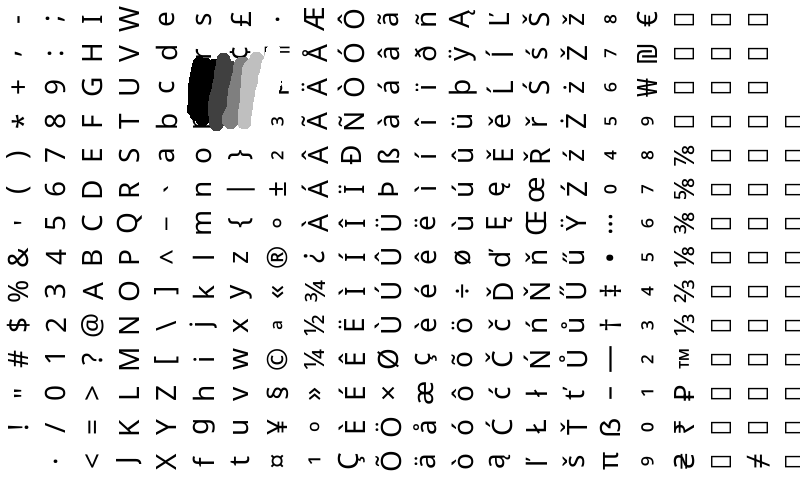
#> input picture scripts/images/test.png, 800 x 480 px
$ python quantize_to_5_gray.py images/test.png out.png
#> lines starting #> are read from the running program, lines starting #| are printed output that depends on the picture; after the words box and inside, x2 and y2 are one past the last pixel; in counts of white or black regions, pixels touching at a corner belong together
#> in main, img is the input picture: PIL image 800x480 RGBA; mean R, G, B, A 234.6, 234.6, 234.6, 255
#!/usr/bin/env python3
"""Quantize an image to 5 gray levels and save as PNG, plus two additional variants.

Usage examples:
  python scripts/quantize_to_5_gray.py "font test.png" out.png

Optional flags:
  --levels L1,L2,...  Comma-separated gray levels (0-255). Default: 255,192,128,64,0

Requires: Pillow (`pip install pillow`)
"""
import argparse
import os
from PIL import Image

DEFAULT_LEVELS = [255, 192, 128, 64, 0]


def parse_palette(s: str):
    parts = [p.strip() for p in s.split(",") if p.strip()]
    vals = []
    for p in parts:
        try:
            v = int(p)
        except ValueError:
            raise argparse.ArgumentTypeError(f"Invalid palette value: {p}")
        if not (0 <= v <= 255):
            raise argparse.ArgumentTypeError(f"Palette values must be 0-255: {p}")
        vals.append(v)
    if len(vals) < 2:
        raise argparse.ArgumentTypeError("Palette must contain at least 2 levels")
    return vals


def quantize_image(img: Image.Image, levels):
    # Ensure grayscale
    if img.mode in ("RGBA", "LA") or (img.mode == "P" and "transparency" in img.info):
        bg = Image.new("RGB", img.size, (255, 255, 255))
#> bg: PIL image 800x480 RGB; every value is 255
        bg.paste(img, mask=img.split()[-1])
        img = bg.convert("L")
#> img: PIL image 800x480 L
    else:
        img = img.convert("L")

    # Create lookup table mapping 0..255 -> nearest level
    n = len(levels)
    # If levels are not sorted, sort them to have monotonic mapping
    sorted_levels = sorted(levels)

    lut = [0] * 256
    for v in range(256):
        # Map v to index using rounding across the 0..255 range
        idx = int(round((v * (n - 1)) / 255.0))
        # Clamp and lookup
        if idx < 0:
            idx = 0
        elif idx >= n:
            idx = n - 1
        lut[v] = sorted_levels[idx]

    # Preserve exact black and white: if the original pixel is 0 or 255,
    # keep it exactly 0 or 255 regardless of the palette mapping.
    lut[0] = 0
    lut[255] = 255

    return img.point(lut)


def main():
    p = argparse.ArgumentParser(
        description="Quantize an image to 5 gray levels and save as PNG, plus two additional variants"
    )
    p.add_argument("input", help="Input image path")
    p.add_argument("output", help="Output PNG path")
    p.add_argument(
        "--levels",
        type=parse_palette,
        default=DEFAULT_LEVELS,
        help="Comma-separated gray levels (0-255). Default: 255,192,128,64,0",
    )
    args = p.parse_args()

    if not os.path.exists(args.input):
        p.error(f"Input file not found: {args.input}")

    try:
        img = Image.open(args.input)
    except Exception as e:
        p.error(f"Unable to open input image: {e}")

    out_img = quantize_image(img, args.levels)

    out_dir = os.path.dirname(args.output)
    if out_dir and not os.path.exists(out_dir):
        os.makedirs(out_dir, exist_ok=True)

    try:
        out_img.save(args.output, format="PNG")
    except Exception as e:
        p.error(f"Unable to save output image: {e}")

    print(f"Saved quantized image to: {args.output}")

    # Create additional outputs
    base, ext = os.path.splitext(args.output)
    bw_output = base + "_bw.png"
    no_black_output = base + "_no_black.png"

    # First additional: black for all except white
    img_bw = out_img.point(lambda p: 255 if p == 255 else 0)
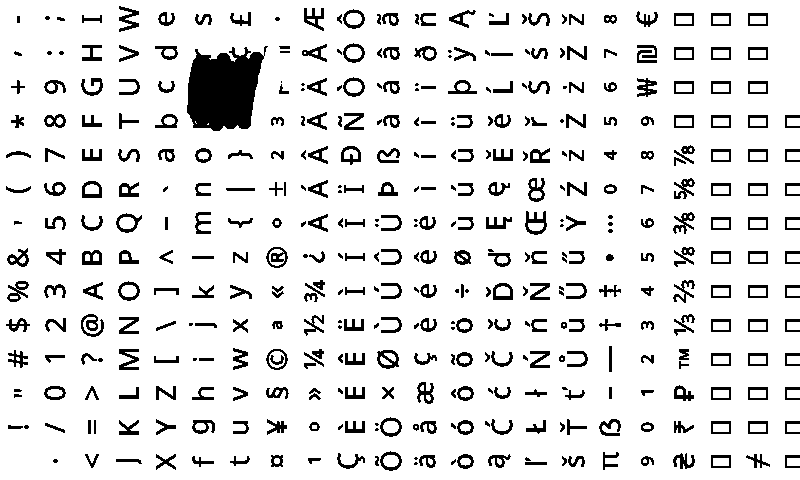
#> img_bw: PIL image 800x480 L; 89% white; 423 black regions (81 under 20 px), largest, box (x1, y1, x2, y2) and area: (187, 46, 268, 131) 4914, (81, 314, 104, 337) 250, (525, 211, 547, 235) 248
    try:
        img_bw.save(bw_output, format="PNG")
    except Exception as e:
        p.error(f"Unable to save BW image: {e}")
    print(f"Saved BW image to: {bw_output}")

    # Second additional: white and grays, black to white
    img_no_black = out_img.point(lambda p: 255 if p == 0 else p)
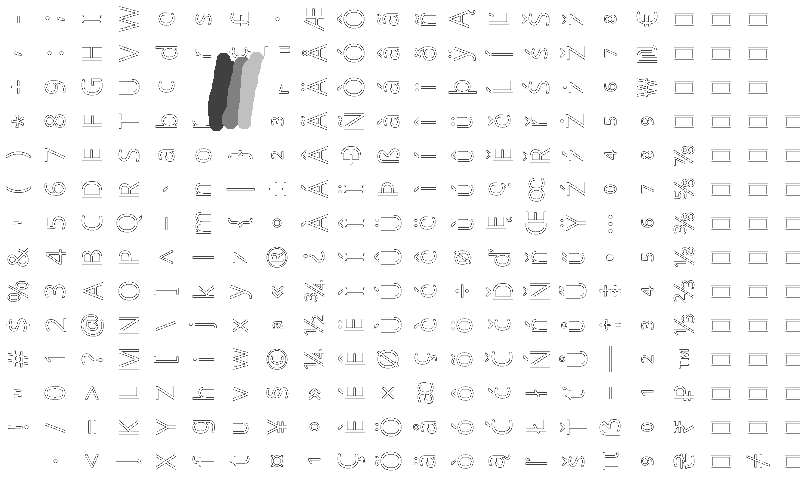
#> img_no_black: PIL image 800x480 L; min 64, max 255, mean 248.1
    try:
        img_no_black.save(no_black_output, format="PNG")
    except Exception as e:
        p.error(f"Unable to save no-black image: {e}")
    print(f"Saved no-black image to: {no_black_output}")


if __name__ == "__main__":
    main()

$ run again, with scripts/images/04.bmp saved as scripts/images/test.png
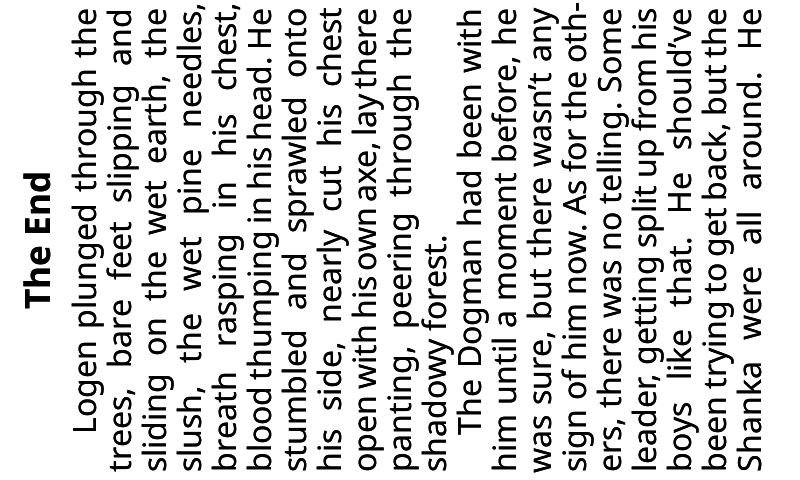
#> input picture scripts/images/04.bmp, 800 x 480 px
#> in main, img is the input picture: PIL image 800x480 L; min 0, max 255, mean 214.7
#> in main, `img_bw = out_img.point(lambda p: 255 if p == 255 else 0)`:
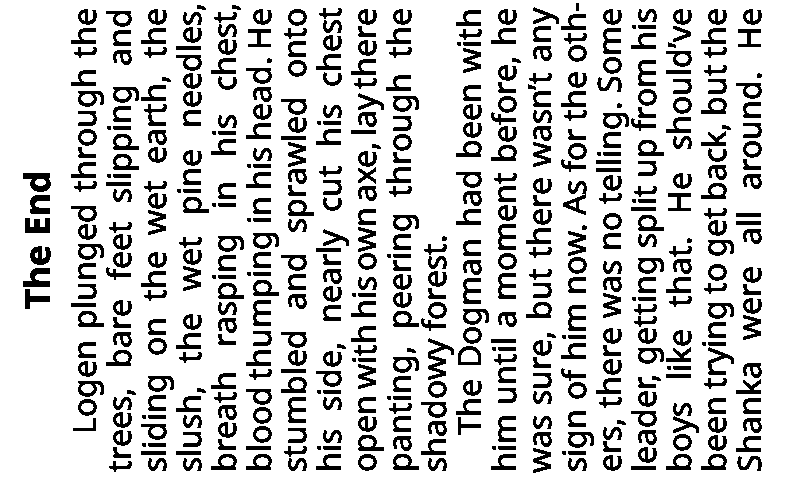
#> img_bw: PIL image 800x480 L; 80.9% white; 508 black regions (29 under 20 px), largest, box (x1, y1, x2, y2) and area: (428, 338, 454, 380) 399, (23, 173, 51, 192) 327, (563, 181, 587, 215) 318
#> in main, `img_no_black = out_img.point(lambda p: 255 if p == 0 else p)`:
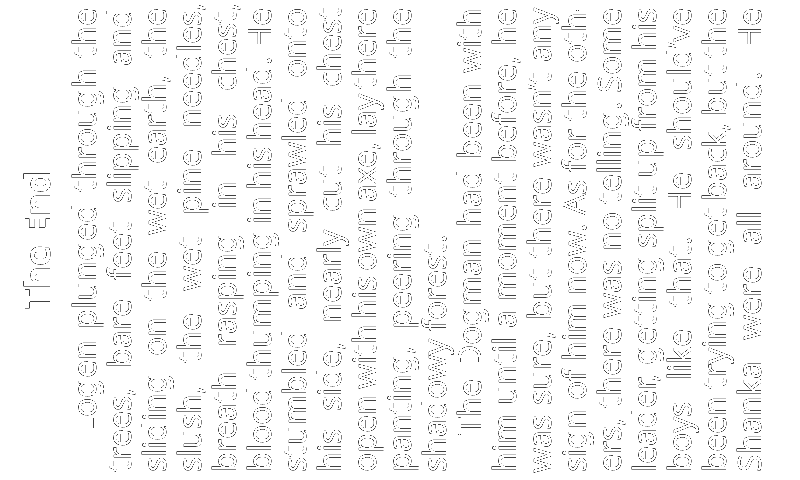
#> img_no_black: PIL image 800x480 L; min 64, max 255, mean 245.6
